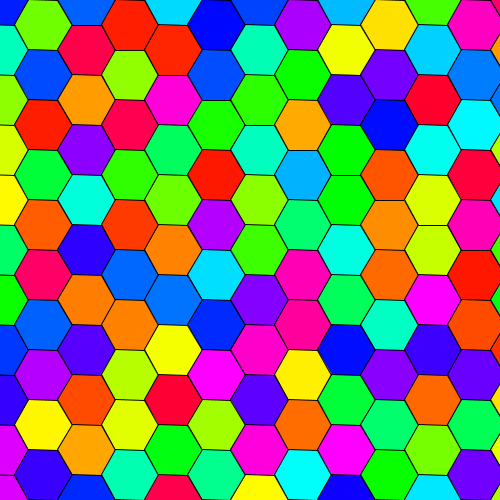
Frame 1 (no input)
Frame 60 (the mouse pressed at the canvas centre just before this capture): identical to frame 1, image omitted
Frame 120 (the mouse held since frame 60 and released just before this capture): identical to frame 1, image omitted

The Processing sketch that drew this single still picture (run headless with seeded random() and noise(); from frame 60 on, the mouse is pressed at the canvas centre):

// Processing sketch: HexTilling
// ── HexTilling.pde

int num = 10;
PVector[][] lattice;
PShape tile;
PVector[] base = new PVector[2];
float scalar;

void setup() {
  size(500, 500);
  colorMode(HSB, 1);
  scalar = height * 1.0 / num;
  makeHexVector();
  makeLattice();
  makeHex();
  drawTilling();
}

void draw() {}

void mouseClicked() {
  drawTilling();
}

void makeHexVector() {
  base[0] = PVector.fromAngle(PI / 2);
  base[1] = PVector.fromAngle(PI / 6);
}

void makeLattice() {
  int m = ceil(num / base[1].x);
  lattice = new PVector[num + 1][m + 1];
  for(int i=0; i < num + 1; i++) {
    for(int j=0; j < m + 1; j++) {
      PVector v = PVector.mult(base[0], i * scalar);
      v.add(PVector.mult(base[1], j * scalar));
      lattice[i][j] = new PVector(v.x, v.y % (height + scalar));
    }
  }
}

void makeHex() {
  tile = createShape();
  tile.beginShape();
  for(int i=0; i < 6; i++) {
    PVector v = PVector.fromAngle(2 * PI * i / 6);
    v.mult(scalar / sqrt(3));
    tile.vertex(v.x, v.y);
  }
  tile.endShape(CLOSE);
}

void drawTilling() {
  for(PVector[] vecArr : lattice) {
    for(PVector vec : vecArr) {
      tile.resetMatrix();
      tile.translate(vec.x, vec.y);
      tile.setFill(color(random(1), 1, 1));
      shape(tile);
    }
  }
}
